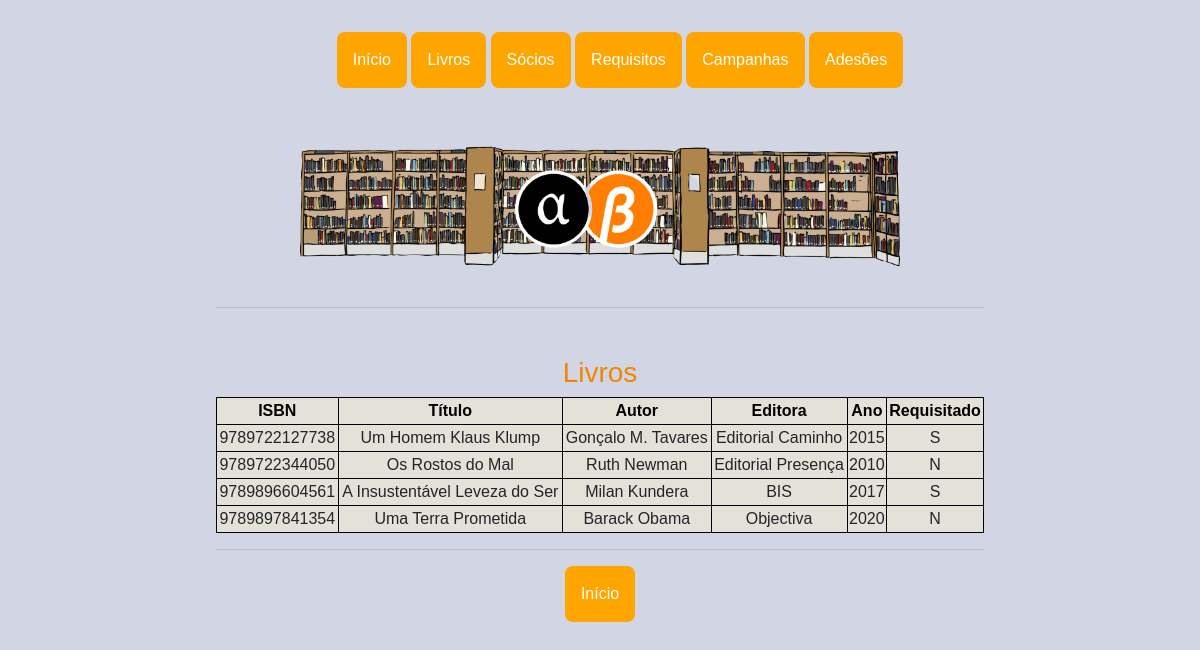
The page /ver_livros on the database as committed earlier.
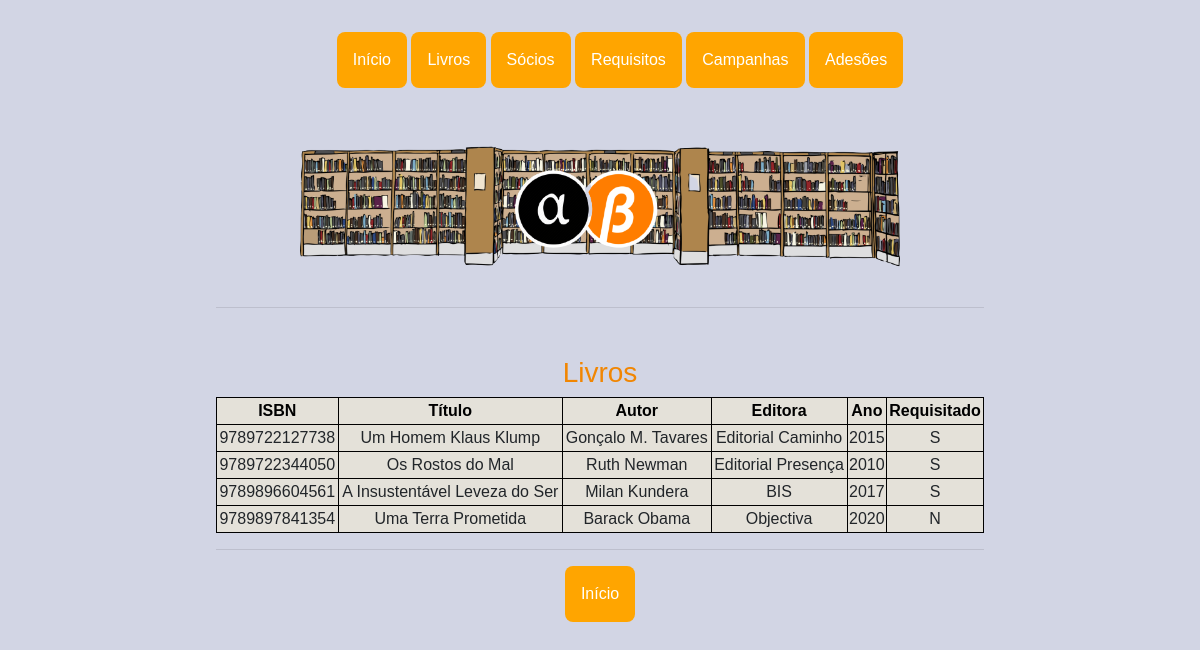
The same page on the database as committed later.
### app.py (models this page shows)
class Livro(db.Model):
    __tablename__ = 'livro'
    ISBN = db.Column(db.Integer, primary_key=True)
    titulo = db.Column(db.String(150))
    autor = db.Column(db.String(70))
    editora = db.Column(db.String(70))
    ano = db.Column(db.Integer)
    requisitado = db.Column(db.String(1), default='N')

### app.py (the view)
@app.route('/ver_livros', methods=['GET'])
def ver_livros():
    livros = Livro.query.all()
    return render_template('ver_livros.html', livros=livros)

### templates/ver_livros.html
{% extends "base.html"%} {%block title %}Livros - Biblioteca{%endblock%} {%block pic %}<img class="bgpic"
    src="{{ url_for('static', filename = 'imgs/bb.png') }}" alt="logo" />{%endblock%} {%block content%}
<h3>Livros</h3>
<table style="width:100%" class="pure-table pure-table-horizontal">
    <tr>
        <th>ISBN</th>
        <th>Título </th>
        <th>Autor</th>
        <th>Editora</th>
        <th>Ano</th>
        <th>Requisitado</th>
    </tr>
    {% for livro in livros %}
    <tr>
        <td>{{livro.ISBN}}</td>
        <td>{{livro.titulo}}</td>
        <td>{{livro.autor}}</td>
        <td>{{livro.editora}}</td>
        <td>{{livro.ano}}</td>
        <td>{{livro.requisitado}}</td>
        {% endfor %}
</table>
<hr />
<div class="dropdown">
    <li><a href="/"><button class="dropbtn botoes ">Início</button></a>
    </li>
</div>
{%endblock%}

Rows that differ between the two databases and show on the page:
changed Livro "Os Rostos do Mal": requisitado "N" → "S"
